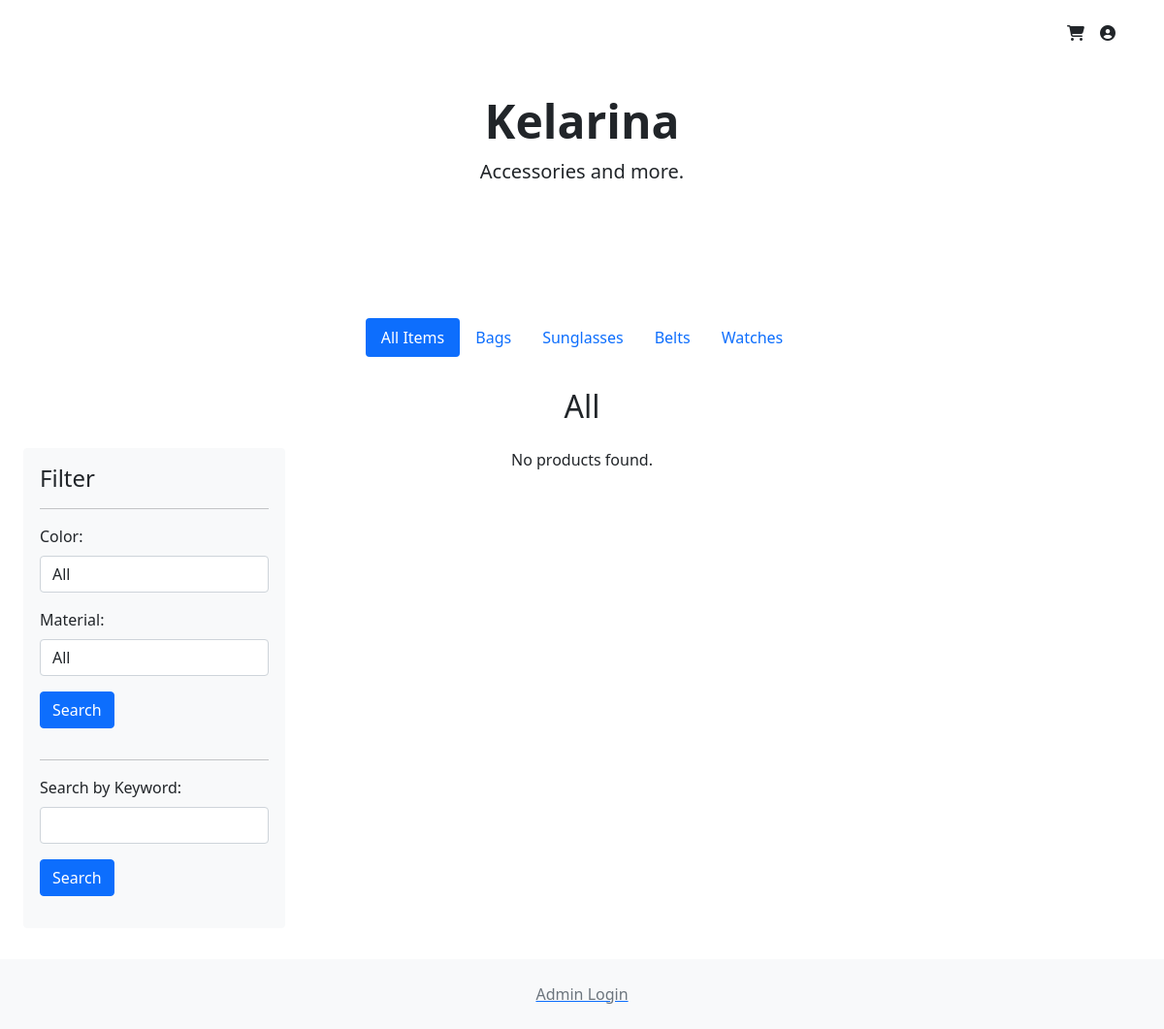
Before: / with the older database file.
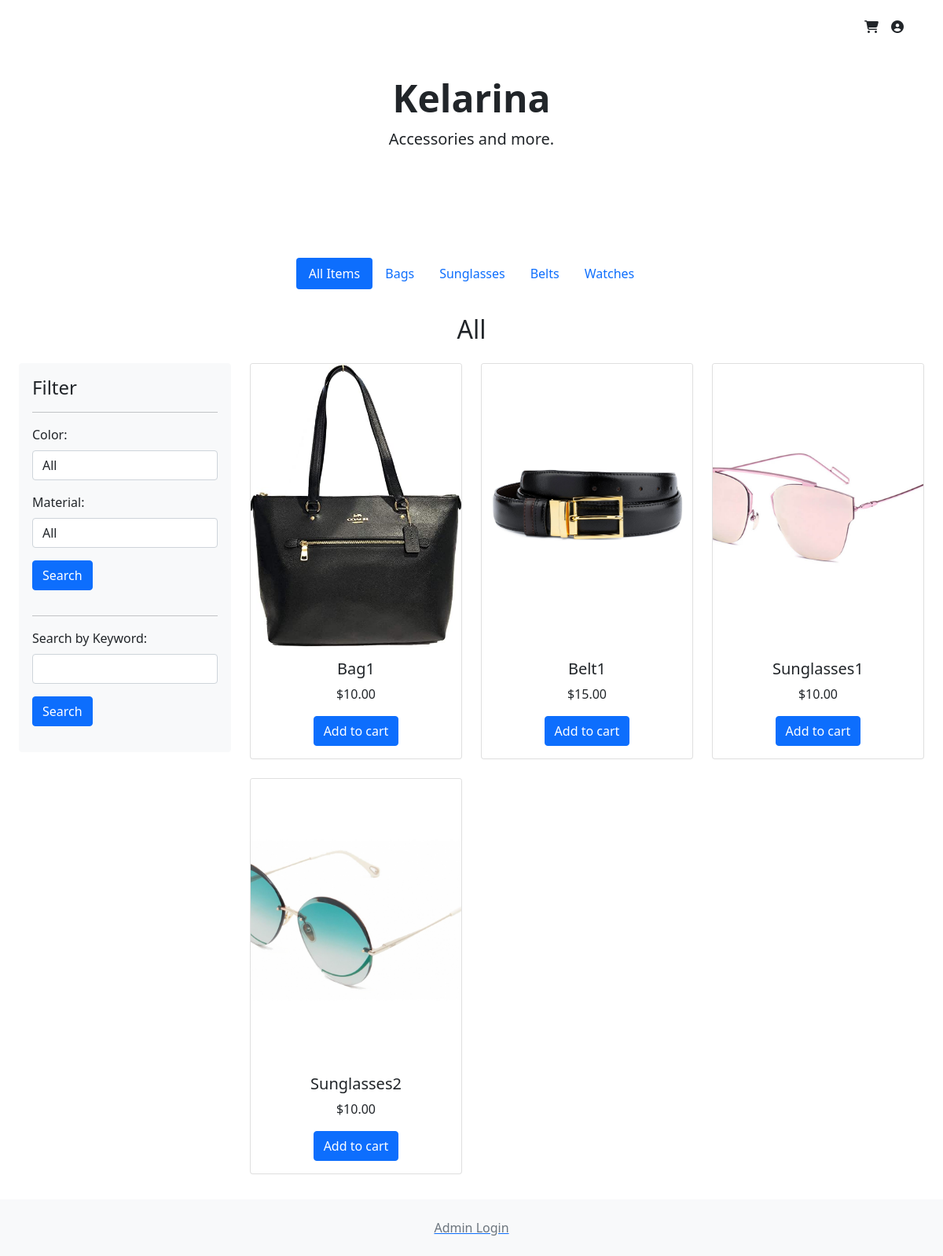
After: the same page with the newer database file.
### tables this page shows
CREATE TABLE `item` (
  `itemID` int(10) UNSIGNED ZEROFILL NOT NULL,
  `name` varchar(30) NOT NULL,
  `price` decimal(5,2) UNSIGNED NOT NULL,
  `quantity` int(3) UNSIGNED NOT NULL,
  `category` varchar(15) NOT NULL,
  `color` varchar(15) NOT NULL,
  `material` varchar(15) NOT NULL,
  `description` text DEFAULT NULL,
  `tags` text DEFAULT NULL
);

### function/store-db.php (called while the page is built, shortened)
<?php
function getProducts($category, $color, $material)
{
    global $db;
    $query = 'SELECT * FROM `item` WHERE `quantity` > 0';
    $statement = $db->prepare($query);
    $statement->execute();
    $products = $statement->fetchAll();
    return $products;
}
function getItemImage($itemID)
{
    $path = "media/purse.jpg";
    $exts = array('bmp', 'png', 'jpg', 'jpeg');
    foreach ($exts as $ext) {
        if (file_exists("media/" . $itemID . "." . $ext)) {
            $path = "media/" . $itemID . "." . $ext;
        }
    }
    return $path;
}

### page/home.php (the view, shortened to what this page needs)
<?php
include 'view/header.php';
include 'view/navigation.php';
?>
<div class="container-fluid">
  <div class="row">
    <div class="py-3 text-center">
      <h2><?php echo ucfirst($category) ?></h2>
    </div>
    <?php include 'view/sidebar.php'; ?>
    <div class="col-md-9">
      <div class="row align-items-start justify-content-start text-center">
        <?php
        if (empty($products)) { ?>
          <div class="col-md-8">
            <p>No products found.</p>
          </div>
        <?php } ?>
        <?php
        foreach ($products as $p) {
        ?>
          <div class="col-sm-6 col-md-4">
            <div class="card mb-4">
              <a href=".?action=product&itemid=<?php echo $p['itemID'] ?>#view"><img class="card-img-top" src="<?php echo getItemImage($p['itemID']) ?>" alt="Image of product" height="360px" style="object-fit: cover" /></a>
              <div class="card-body">
                <h5 class="card-title"><?php echo $p['name'] ?></h5>
                <p class="card-text">$<?php echo $p['price'] ?></p>
                <form action="." method="post" class="needs-validation">
                  <button class="btn btn-primary" type="submit">Add to cart</button>
                </form>
              </div>
            </div>
          </div>
        <?php
        }
        ?>
      </div>
    </div>
  </div>
</div>
<?php
include 'view/footer.php';
?>

### index.php (shortened to what this page needs)
<?php
require('function/db.php');
require('function/store-db.php');
$action = filter_input(INPUT_POST, 'action');
if ($action == NULL) {
  $action = filter_input(INPUT_GET, 'action');
  if ($action === NULL) {
    $action = 'list_products';
  }
}
switch ($action) {
  case ('list_products'):
    $category = filter_input(INPUT_GET, 'category');
    if ($category == NULL || $category == FALSE) {
      $category = 'all';
    }
    $color = filter_input(INPUT_GET, 'colorsearch');
    if ($color == NULL || $color == FALSE) {
      $color = 'all';
    }
    $material = filter_input(INPUT_GET, 'materialsearch');
    if ($material == NULL || $material == FALSE) {
      $material = 'all';
    }
    $products = getProducts($category, $color, $material);
    include 'page/home.php';
    break;
}

### view/header.php (shortened to what this page needs)
<!DOCTYPE html>
<html lang="en">
<head>
  <link href="https://cdn.jsdelivr.net/npm/bootstrap@5.1.3/dist/css/bootstrap.min.css" rel="stylesheet" />
</head>
<body>
  <div class="container-fluid">
    <div class="container d-flex justify-content-end flex-wrap sticky-top" style="z-index: 1022; top:14px">
      <ul class="nav">
        <li class="nav-item"><a href=".?action=cart#view" class="nav-link link-dark px-2"><i class="fa-solid fa-cart-shopping"></i></a></li>
        <li class="nav-item"><a href=".?action=account#view" class="nav-link link-dark px-2"><i class="fa-solid fa-circle-user"></i></a></li>
      </ul>
    </div>
    <div class="px-4 py-5 mb-5 mt-2 text-center position-relative">
      <h1 class="display-5 fw-bold">Kelarina</h1>
      <div class="col-lg-6 mx-auto">
        <p class="lead mb-4">Accessories and more. </p>
      </div>
    </div>

### view/navigation.php (shortened to what this page needs)
<?php
$class_all = 'nav-link';
$class_bag = 'nav-link';
$class_sunglasses = 'nav-link';
$class_belt = 'nav-link';
$class_watch = 'nav-link';
if (isset($category)) {
  switch ($category) {
    case ('all'):
      $class_all = 'nav-link active';
      break;
  }
}
?>
<nav class="sticky-top" id="view" style="z-index: 1021">
  <header class="d-flex justify-content-center py-3 bg-white ">
    <ul class="nav nav-pills">
      <li class="nav-item">
        <a href="." class="<?php echo $class_all ?>" aria-current="page">All Items</a>
      </li>
      <li class="nav-item"><a href=".?category=bags" class="<?php echo $class_bag ?>">Bags</a></li>
      <li class="nav-item"><a href=".?category=sunglasses" class="<?php echo $class_sunglasses ?>">Sunglasses</a></li>
      <li class="nav-item"><a href=".?category=belts" class="<?php echo $class_belt ?>">Belts</a></li>
      <li class="nav-item"><a href=".?category=watches" class="<?php echo $class_watch ?>">Watches</a></li>
    </ul>
  </header>
</nav>

### view/sidebar.php (shortened to what this page needs)
<div class="col-md-3">
  <div class="card bg-light sticky-top mb-4 border-light" style="top: 72px">
    <div class="card-body">
      <h4 class="card-title">Filter</h4>
      <hr class="my-3">
      <form action="." method="get">
        <label for="colorsearch" class="form-label">Color:</label>
        <select class="form-control mb-3" name="colorsearch">
          <option value="all">All</option>
        </select>
        <label for="materialsearch" class="form-label">Material:</label>
        <select class="form-control mb-3" name="materialsearch">
          <option value="all">All</option>
        </select>
        <button class="btn btn-primary mb-3" type="submit">Search</button>
      </form>
      <hr class="my-3">
      <form action="." method="get">
        <label for="searchterm" class="form-label">Search by Keyword:</label>
        <input name="searchterm" type="text" class="form-control mb-3">
        <button class="btn btn-primary mb-3" type="submit" name="search">Search</button>
      </form>
    </div>
  </div>
</div>

### view/footer.php (shortened to what this page needs)
</div>
<footer class="footer bg-light mt-2">
    <div class="container py-4 text-center">
        <a href=".?action=admin"><span class="text-muted">Admin Login</span></a>
    </div>
</footer>
</body>
</html>

Changed rows visible on the page:
added item: shows a picture, name "Bag1", price "10.00"
added item: shows a picture, name "Belt1", price "15.00"
added item: shows a picture, name "Sunglasses1", price "10.00"
added item: shows a picture, name "Sunglasses2", price "10.00"
Other visible differences:
text no longer shown: "No products found."
